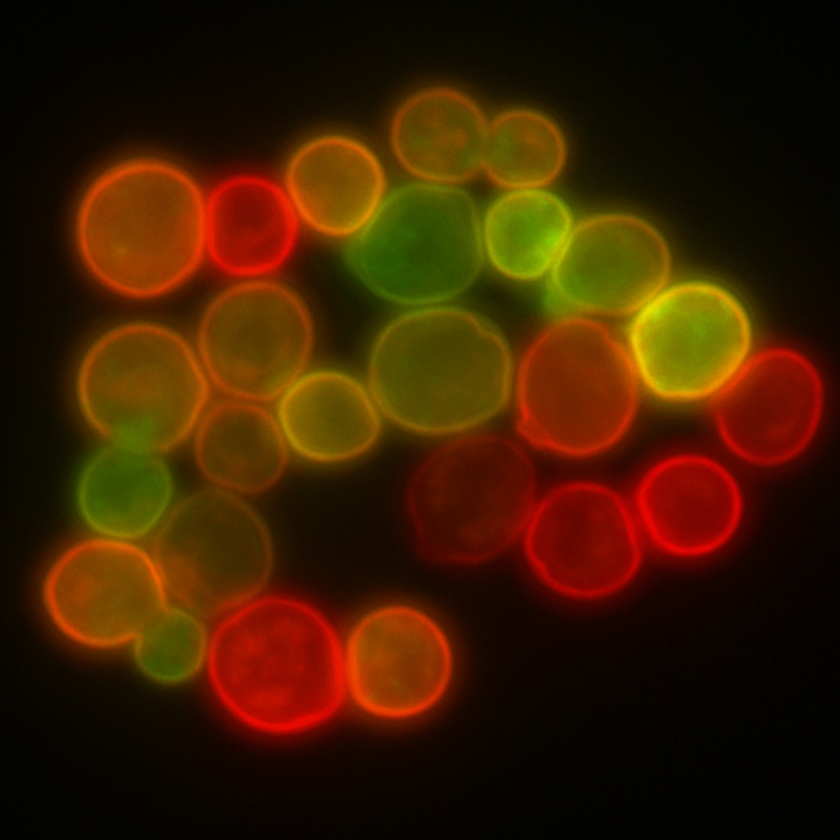
#> input picture Code/Original_Images/Clustering/Data/Yeast_Cells.jpg, 840 x 840 px, shrunk from 1200 x 1200 before the run
$ jupyter execute Colormodels.ipynb
#> lines starting #> are read from the running program, lines starting #| are printed output that depends on the picture
### Code/Functions/Colormodels.py
import cv2 as cv2
import matplotlib.pyplot as plt
import os


def rgb_to_hsv(image):
    """
    Converts an RGB image (numpy array) to the HSV

    Parameters:
    image (numpy.ndarray):  Input RGB image (as a numpy array).

    Returns:
    image_hsv (numpy.ndarray): Converted HSV image
    """
    # convert RGB (matplotlib) to HSV (OpenCV expects BGR, so first convert RGB->BGR)
    image_bgr = cv2.cvtColor(image, cv2.COLOR_RGB2BGR)
    image_hsv = cv2.cvtColor(image_bgr, cv2.COLOR_BGR2HSV)
    return image_hsv

def hue_channel(hsv_image):
    """
    Extract the Hue channel from the HSV image.

    Parameters:
    hsv_image (numpy.ndarray): Input HSV image.

    Returns:
    numpy.ndarray: Hue channel.
    """
    return hsv_image[:, :, 0]


def saturation_channel(hsv_image):
    """
    Extract the Saturation channel from the HSV image.

    Parameters:
    hsv_image (numpy.ndarray): Input HSV image.
    Returns:
    numpy.ndarray: Saturation channel.
    """
    return hsv_image[:, :, 1]


def value_channel(hsv_image):
    """ Extract the Value channel from the HSV image.

    Parameters:
    hsv_image (numpy.ndarray): Input HSV image.

    Returns:
    numpy.ndarray: Value channel.
    """
    return hsv_image[:, :, 2]


def plot_hsv_channels(hsv_image):
    """
    Plot the Hue, Saturation, and Value channels of the HSV image.

    Parameters:
    hsv_image (numpy.ndarray): Input HSV image.
    """
    plt.figure(figsize=(12, 4))

    plt.subplot(1, 3, 1)
    plt.imshow(hue_channel(hsv_image), cmap='hsv')
    plt.axis('off')
    plt.title('Hue Channel')

    plt.subplot(1, 3, 2)
    plt.imshow(saturation_channel(hsv_image), cmap='gray')
    plt.axis('off')
    plt.title('Saturation Channel')

    plt.subplot(1, 3, 3)
    plt.imshow(value_channel(hsv_image), cmap='gray')
    plt.axis('off')
    plt.title('Value Channel')

    plt.show()
    return hsv_image, hue_channel(hsv_image), saturation_channel(hsv_image), value_channel(hsv_image)


# [12 lines left out: function save_hsv_channels, not called in this run]


def display_images(original, name="Image"):
    """show original image"""

    plt.figure(figsize=(4, 4))
    plt.imshow(original)
    plt.title(name)
    plt.axis('off')
    plt.show()


# [36 lines left out: functions save_image, plot_histogram, not called in this run]


def plot_hsv_histograms(hsv_image):
    """
    show the histograms of the Hue, Saturation, and Value channels of an HSV image.

    Parameters:
    - hsv_image: numpy.ndarray
    """
    h, s, v = cv2.split(hsv_image)
    channels = [h, s, v]
    titles = ['Hue', 'Saturation', 'Value']
    colors = ['r', 'g', 'b']

    plt.figure(figsize=(15, 4))
    for i in range(3):
        hist = cv2.calcHist([channels[i]], [0], None, [256], [0, 256])
        plt.subplot(1, 3, i+1)
        plt.plot(hist, color=colors[i])
        plt.title(f"Histogram – {titles[i]}")
        plt.xlabel("Pixel Intensity")
        plt.ylabel("Frequency")
        plt.xlim([0, 256])
        plt.grid(True)
    plt.tight_layout()
    plt.show()


def hsv_to_rgb(hsv_image):
    """
    Converts an HSV image (numpy array) to RGB.

    Parameters:
    hsv_image (numpy.ndarray): Input HSV image.

    Returns:
    numpy.ndarray: Converted RGB image.
    """
    # convert HSV to BGR (OpenCV expects BGR, so first convert HSV->BGR)
    image_bgr = cv2.cvtColor(hsv_image, cv2.COLOR_HSV2BGR)
    # convert BGR to RGB
    image_rgb = cv2.cvtColor(image_bgr, cv2.COLOR_BGR2RGB)
    return image_rgb

### Code/Colormodels.ipynb
Author: David Dulkies

# Colormodels

We want to convert the RGB images into HSV images to see what effect this has on the clustering method.

### 1.1 Import Libraries

[cell 1]
import numpy as np
import cv2 as cv2
import matplotlib.pyplot as plt
import os

### 1.2 Import custom Funktions for Colormodels

[cell 2]
from Functions.Colormodels import rgb_to_hsv
from Functions.Colormodels import hue_channel
from Functions.Colormodels import saturation_channel
from Functions.Colormodels import value_channel
from Functions.Colormodels import plot_hsv_histograms
from Functions.Colormodels import plot_hsv_channels
from Functions.Colormodels import save_hsv_channels
from Functions.Colormodels import display_images
from Functions.Colormodels import save_image
from Functions.Colormodels import hsv_to_rgb

### 1.3 Load Original Images

[cell 3]
YeastCells = np.copy(plt.imread('Original_Images/Clustering/Data/Yeast_Cells.jpg'))
#> YeastCells is the input picture: shape (840, 840, 3); mean R, G, B 60.7, 29.8, 0.5

CellNuclei = np.copy(plt.imread('Original_Images/Clustering/Data/Cell_Nuclei.tiff'))
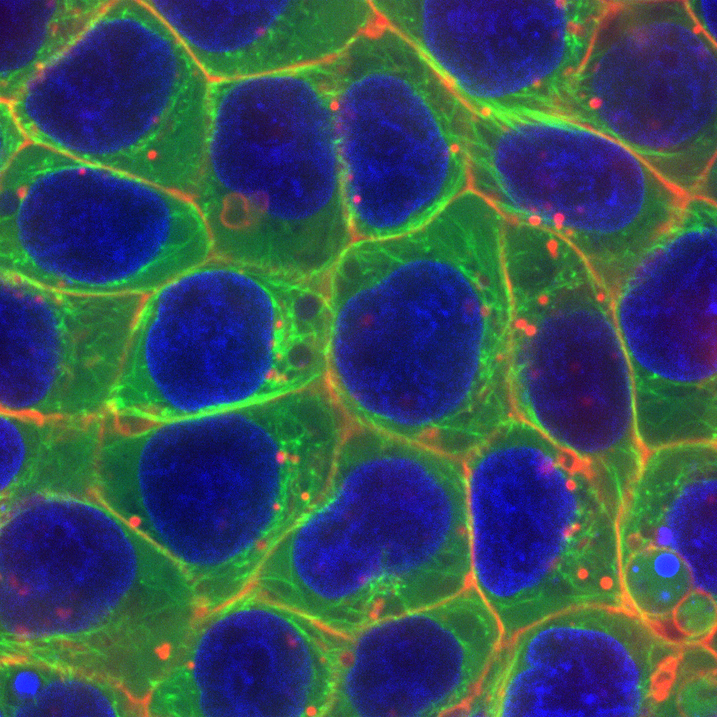
#> input picture Code/Original_Images/Clustering/Data/Cell_Nuclei.tiff, 717 x 717 px, shrunk from 1024 x 1024 before the run
#> CellNuclei is the input picture: shape (717, 717, 3); mean R, G, B 54, 79.1, 89.3

display_images(YeastCells, "Original_YeastCells")
display_images(CellNuclei, "Original_CellNuclei")

# 2. Convert RGB to HSV

In the following, the RGB images are converted into HSV images. HSV is another color model in addition to RGB, where the images are saved in the three channels **hue**, **saturation** and **value**. This has the advantage that, in contrast to RGB, the hue can be saved independently of the saturation and intensity. The model is therefore more robust against lighting differences such as shadows and overexposure.

On the one hand, this makes it easy to isolate the yeast cells, as the color is separate from the intensity. You can simply define a certain Hue range (e.g. 0-30 degrees for red) to isolate all red yeast cells and another range for the green cells. On the other hand, the model is also more robust against lighting differences such as shadows. For example, a dark red cells has the same Hue value as a bright red cell.

[cell 4]
HSV_YeastCells = rgb_to_hsv(YeastCells)
#> in rgb_to_hsv, `image_hsv = cv2.cvtColor(image_bgr, cv2.COLOR_BGR2HSV)`: image_hsv: shape (840, 840, 3); mean H, S, V 18, 249.3, 61.8
HSV_CellNuclei = rgb_to_hsv(CellNuclei)
#> in rgb_to_hsv (call 2), `image_hsv = cv2.cvtColor(image_bgr, cv2.COLOR_BGR2HSV)`: image_hsv: shape (717, 717, 3); mean H, S, V 88.6, 171.3, 123.7


display_images(HSV_YeastCells, "HSV_YeastCells")
display_images (HSV_CellNuclei, "HSV_CellNuclei")

HSV_YeastCells_RGB = hsv_to_rgb(HSV_YeastCells)
HSV_CellNuclei_RGB = hsv_to_rgb(HSV_CellNuclei)

display_images(HSV_YeastCells_RGB, "HSV_YeastCells_RGB")
display_images(HSV_CellNuclei_RGB, "HSV_CellNuclei_RGB")

### 2.1 Save HSV images as numpy

[cell 5]
#np.save("HSV_YeastCells.npy", HSV_YeastCells)
#np.save("HSV_CellNuclei.npy", HSV_CellNuclei)

### 2.2 Save HSV images

[cell 6]
#save_image(HSV_YeastCells, "HSV_YeastCells")
#save_image(HSV_CellNuclei, "HSV_CellNuclei")

# 3. Extract the three channels

### 3.1 Extract the channels of CellNuclei

[cell 7]
HSV_CellNuclei_Hue = hue_channel(HSV_CellNuclei)
HSV_CellNuclei_Saturation = saturation_channel(HSV_CellNuclei)
#> in saturation_channel, `return hsv_image[:, :, 1]`:
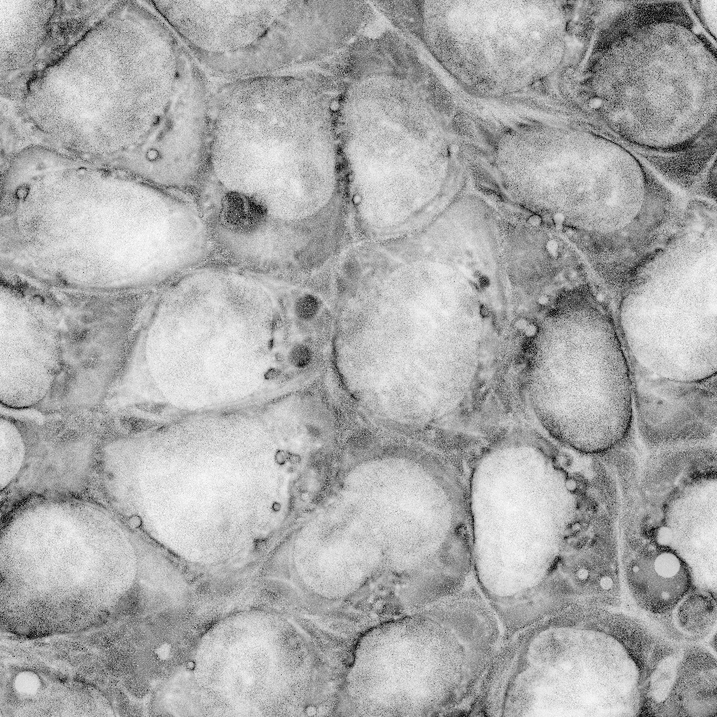
#> returned value: shape (717, 717); min 0, max 255, mean 171.3
HSV_CellNuclei_Value = value_channel(HSV_CellNuclei)
#> in value_channel, `return hsv_image[:, :, 2]`:
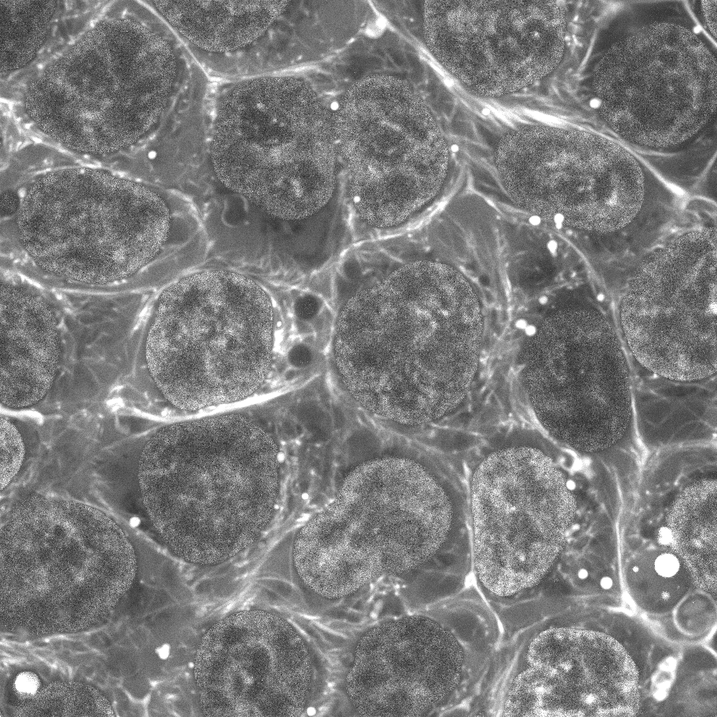
#> returned value: shape (717, 717); min 38, max 255, mean 123.7
display_images(HSV_CellNuclei_Hue, "HSV_CellNuclei_Hue")
display_images(HSV_CellNuclei_Saturation, "HSV_CellNuclei_Saturation")
display_images(HSV_CellNuclei_Value, "HSV_CellNuclei_Value")

### 3.1.1 Save extracted channels of CellNuclei

[cell 8]
#save_image(HSV_CellNuclei_Hue, "HSV_CellNuclei_Hue")
#save_image(HSV_CellNuclei_Saturation, "HSV_CellNuclei_Saturation")
#save_image(HSV_CellNuclei_Value, "HSV_CellNuclei_Value")

### 3.2 Extract the channels of YeastCells

[cell 9]
HSV_YeastCells_Hue = hue_channel(HSV_YeastCells)
#> in hue_channel (call 2), `return hsv_image[:, :, 0]`:
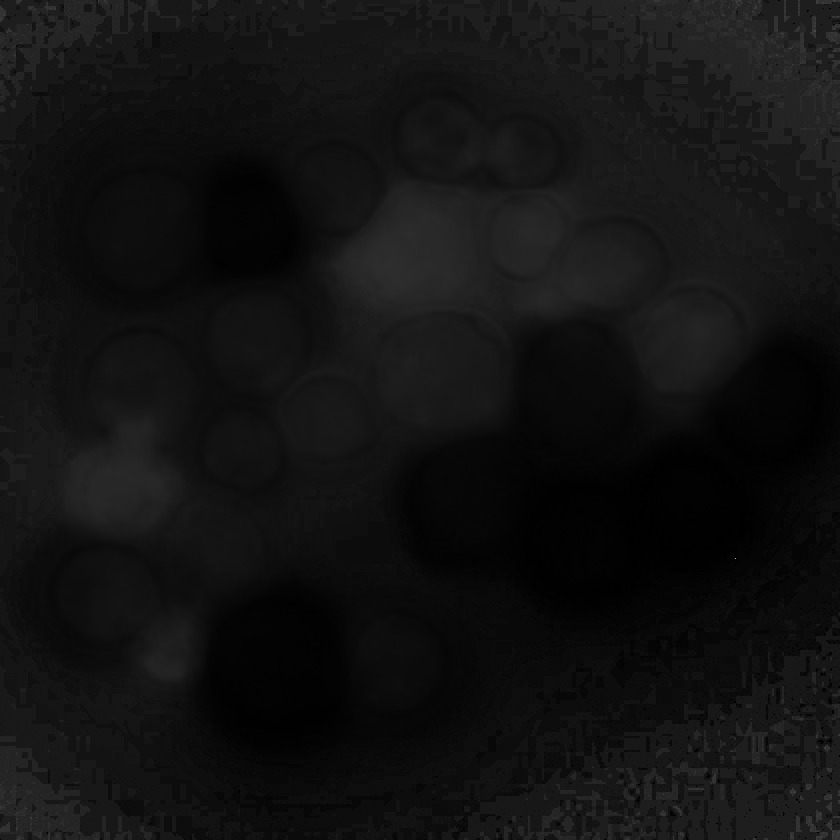
#> returned value: shape (840, 840); min 0, max 179, mean 18
HSV_YeastCells_Saturation = saturation_channel(HSV_YeastCells)
#> in saturation_channel (call 2), `return hsv_image[:, :, 1]`:
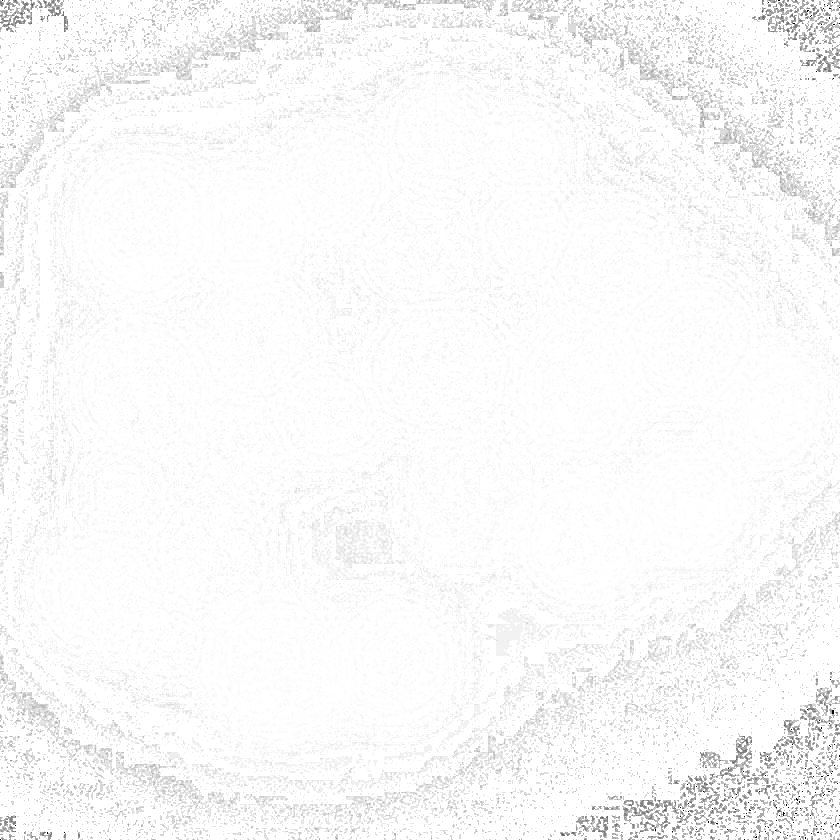
#> returned value: shape (840, 840); min 0, max 255, mean 249.3
HSV_YeastCells_Value = value_channel(HSV_YeastCells)
#> in value_channel (call 2), `return hsv_image[:, :, 2]`:
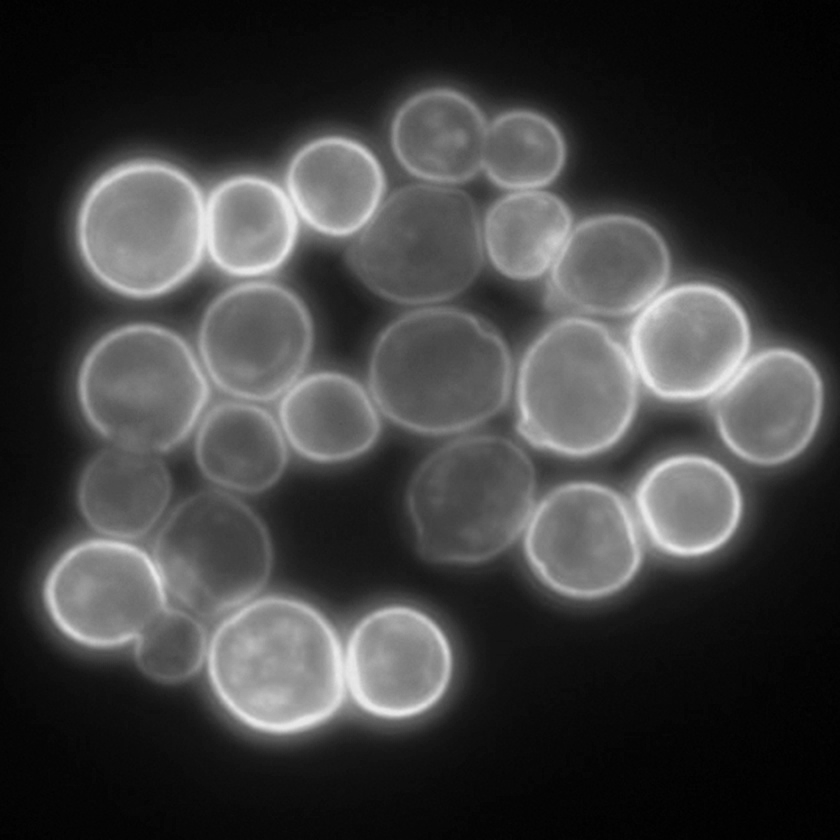
#> returned value: shape (840, 840); min 0, max 238, mean 61.8
display_images(HSV_YeastCells_Hue, "HSV_YeastCells_Hue")
display_images(HSV_YeastCells_Saturation, "HSV_YeastCells_Saturation")
display_images(HSV_YeastCells_Value, "HSV_YeastCells_Value")

### 3.2.2 Save extraced channels of YeastCells

[cell 10]
#save_image(HSV_YeastCells_Hue, "HSV_YeastCells_Hue")
#save_image(HSV_YeastCells_Saturation, "HSV_YeastCells_Saturation")
#save_image(HSV_YeastCells_Value, "HSV_YeastCells_Value")

### 3.3 Plot HSV channels

[cell 11]
plot_hsv_channels(HSV_YeastCells)
plot_hsv_channels(HSV_CellNuclei)

### 3.3 Plot HSV histograms

In this step, a histogram showing the distribution of pixel values was created for each channel. The histograms make it possible to identify the channel that allows for the best possible separation between the image areas. Several defined peaks show that the pixel values are divided into clearly separated groups and can therefore be clearly segmented.

[cell 12]
plot_hsv_histograms(HSV_CellNuclei)
#> in plot_hsv_histograms, `plt.show()`:
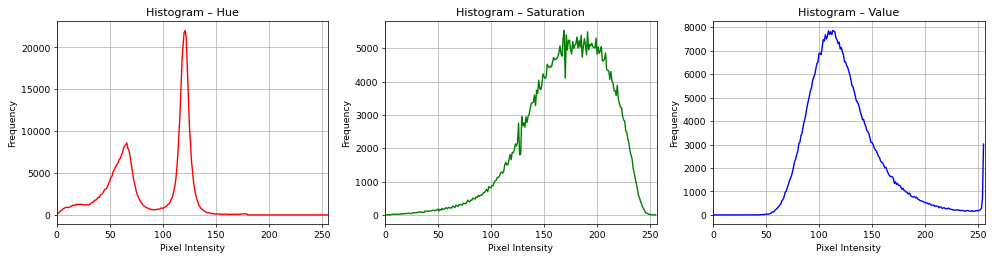
#> figure drawn by matplotlib, 3 panels; panel 1: curve peaks at x = 121, y = 22021; panel 2: curve peaks at x = 169, y = 5533; panel 3: curve peaks at x = 113, y = 7862
plot_hsv_histograms(HSV_YeastCells)
#> in plot_hsv_histograms (call 2), `plt.show()`:
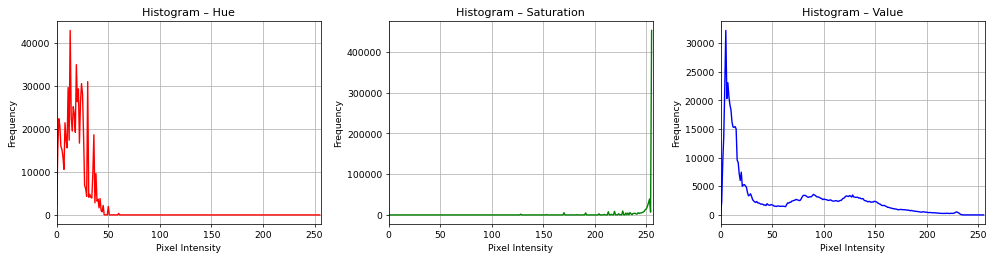
#> figure drawn by matplotlib, 3 panels; panel 1: curve peaks at x = 13, y = 42894; panel 2: curve peaks at x = 255, y = 452213; panel 3: curve peaks at x = 5, y = 32228
